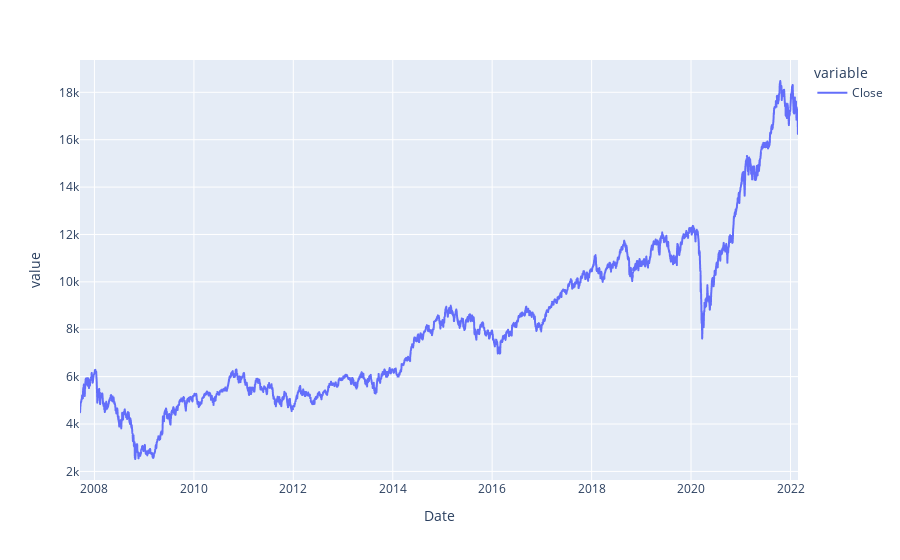

The notebook cell saved with this chart:
### Code cell
pxline(df[['Close']])
# pxline(df[['CumPosClose','CumNegClose']])
# pxline(df[['MainPos','MainNeg']])
pxline(df[['UpT','DownT']])
# pxline(df[['CumPosCloseAvg','CumNegCloseAvg']])

### Figure 1 — Plotly figure (JSON) as saved in the notebook; plotly's stock layout.template omitted (floating-point values rounded to 4 significant figures; data arrays with more than 128 entries replaced by an {"elided": "..."} marker saying what was removed)
{"data": [{"hovertemplate": "variable=Close<br>Date=%{x}<br>value=%{y}<extra></extra>", "legendgroup": "Close", "line": {"color": "#636efa", "dash": "solid"}, "marker": {"symbol": "circle"}, "mode": "lines", "name": "Close", "showlegend": true, "type": "scattergl", "x": {"elided": "3538 str values"}, "xaxis": "x", "y": {"elided": "3538 float values"}, "yaxis": "y"}], "layout": {"autosize": true, "legend": {"title": {"text": "variable"}, "tracegroupgap": 0}, "margin": {"t": 60}, "xaxis": {"anchor": "y", "autorange": true, "domain": [0, 1], "range": ["2007-09-17", "2022-02-25"], "title": {"text": "Date"}, "type": "date"}, "yaxis": {"anchor": "x", "autorange": true, "domain": [0, 1], "range": [1638.0, 19360.0], "title": {"text": "value"}, "type": "linear"}}}
